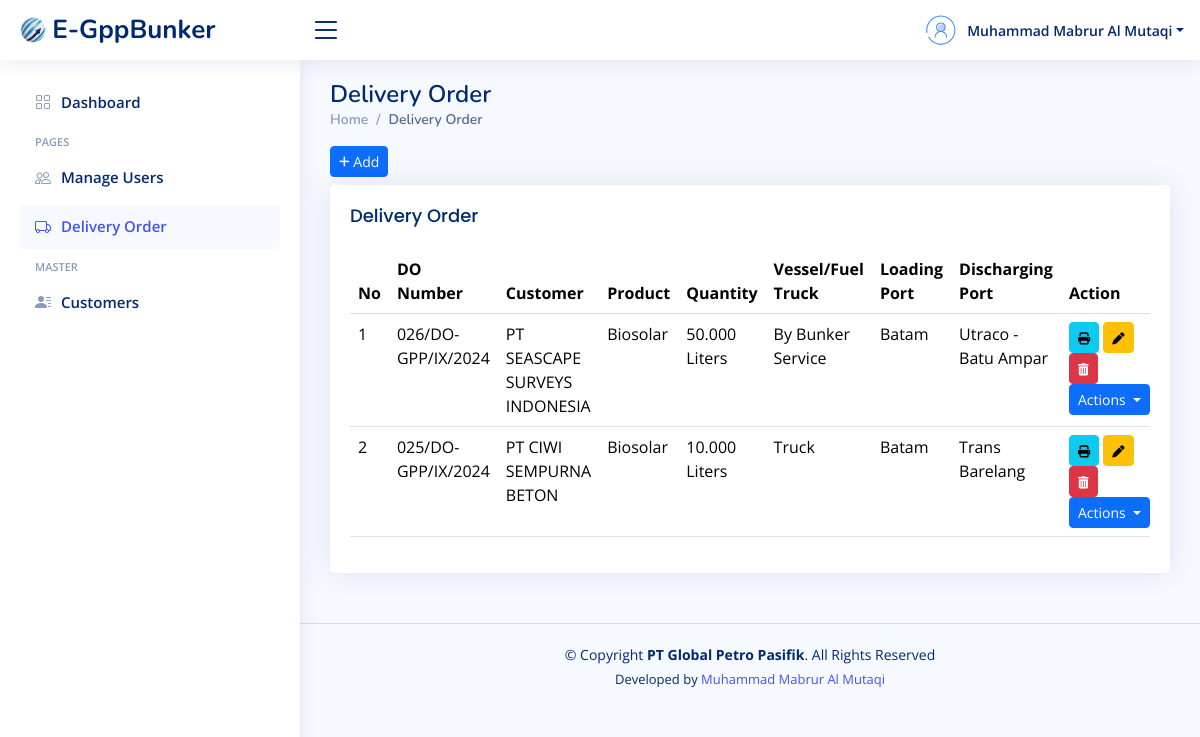
/manage-delivery-order.php (signed in), run on an earlier commit of the app's database.
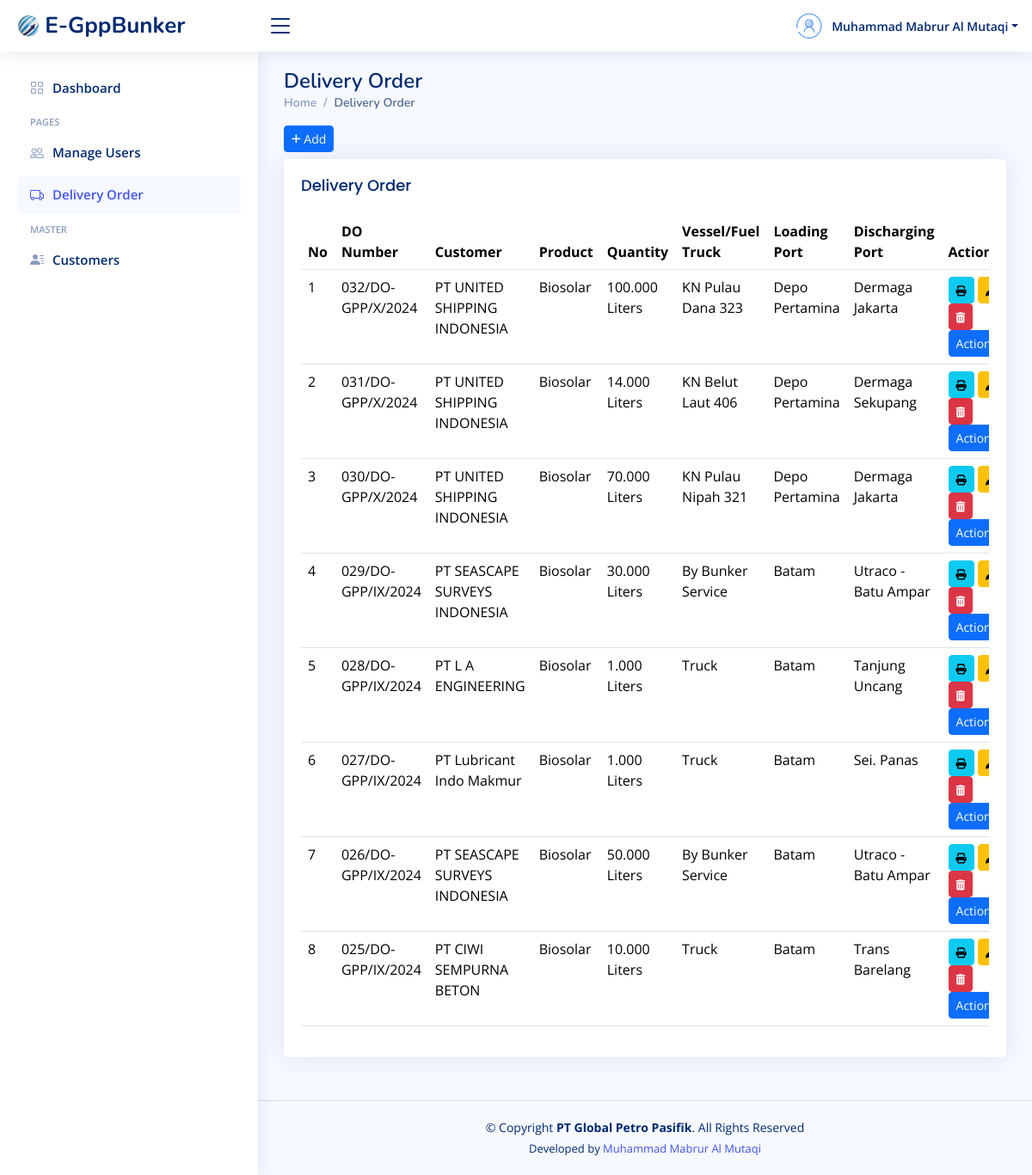
And on a later commit of the database.
### tables this page shows
CREATE TABLE `delivery_order` (
  `id_do` int(10) NOT NULL,
  `po_number` varchar(50) DEFAULT NULL,
  `do_number` varchar(50) NOT NULL,
  `do_date` date DEFAULT NULL,
  `customer_id` int(10) NOT NULL,
  `product` varchar(60) NOT NULL,
  `armada` varchar(60) NOT NULL,
  `quantity` bigint(15) NOT NULL,
  `driver` varchar(50) DEFAULT NULL,
  `departure_time` varchar(30) DEFAULT NULL,
  `arrival_time` varchar(30) DEFAULT NULL,
  `loading_port` varchar(50) NOT NULL,
  `discharging_port` varchar(50) NOT NULL,
  `commence_pump` varchar(30) DEFAULT NULL,
  `finished_pump` varchar(30) DEFAULT NULL,
  `seal_number1` varchar(30) DEFAULT NULL,
  `seal_number2` varchar(30) DEFAULT NULL
);

CREATE TABLE `customer` (
  `id_customer` int(10) NOT NULL,
  `customer_name` varchar(60) NOT NULL,
  `address` text NOT NULL
);

### manage-delivery-order.php (the view, shortened to what this page needs)
<?php
include "koneksi.php";
$nama = $_SESSION["nama"];
?>
<!DOCTYPE html>
<html lang="en">
<?php
include "layouts/head-css.php";
?>
<body>
  <?php
  include "layouts/header.php";
  ?>
  <?php
  include "layouts/sidebar.php";
  ?>
  <main id="main" class="main">
    <div class="pagetitle">
      <h1>Delivery Order</h1>
      <nav>
        <ol class="breadcrumb">
          <li class="breadcrumb-item"><a href="index.php">Home</a></li>
          <li class="breadcrumb-item active">Delivery Order</li>
        </ol>
      </nav>
    </div>
    <a href="tambah-delivery.php" class="btn btn-primary btn-sm mb-2"><i class="fa fa-plus fa-sm"></i> Add</a>
    <section class="section">
      <div class="row">
        <div class="col-lg-12">
          <div class="card">
            <div class="card-body">
              <h5 class="card-title">Delivery Order</h5>
              <div class="table-responsive">
                <table class="table datatable table table-hover">
                  <thead>
                    <tr>
                      <th>No</th>
                      <th>DO Number</th>
                      <th>Customer</th>
                      <th>Product</th>
                      <th>Quantity</th>
                      <th>Vessel/Fuel Truck</th>
                      <th>Loading Port</th>
                      <th>Discharging Port</th>
                      <th>Action</th>
                    </tr>
                  </thead>
                  <tbody>
                    <?php
                    $no = 1;
                    $query = "SELECT * FROM delivery_order JOIN customer ON customer.id_customer=delivery_order.customer_id LEFT JOIN bdr ON bdr.do_id=delivery_order.id_do LEFT JOIN bunker_checklist ON bunker_checklist.do_id=delivery_order.id_do ORDER BY id_do DESC";
                    $tampil = mysqli_query($koneksi, $query);
                    if (mysqli_num_rows($tampil) > 0) {
                      while ($data = mysqli_fetch_assoc($tampil)) {
                    ?>
                        <tr>
                          <td><?= $no++ ?></td>
                          <td><?= $data['do_number'] ?></td>
                          <td><?= $data['customer_name'] ?></td>
                          <td><?= $data['product'] ?></td>
                          <td><?= number_format($data['quantity'], 0, ',', '.') ?> Liters</td>
                          <td><?= $data['armada'] ?></td>
                          <td><?= $data['loading_port'] ?></td>
                          <td><?= $data['discharging_port'] ?></td>
                          <td>
                            <a href="#" class="btn btn-info btn-sm" onclick="printContent(<?= $data['id_do'] ?>);"><i class="fa fa-print fa-sm"></i> </a>
                            <a href="edit-delivery.php?id_do=<?= $data['id_do'] ?>" class="btn btn-warning btn-sm"><i class="fa fa-pen fa-sm"></i> </a>
                            <a href="#" class="btn btn-danger btn-sm" onclick="return confirmRemove(<?= $data['id_do'] ?>);"><i class="fa fa-trash fa-sm"></i> </a>
                            <div class="btn-group">
                              <button type="button" class="btn btn-primary btn-sm dropdown-toggle" data-bs-toggle="dropdown" aria-expanded="false">
                                Actions
                              </button>
                            </div>
                          </td>
                        </tr>
                      <?php
                      }
                    } else {
                      ?>
                      <tr>
                        <td colspan="5" class="text-center">Tidak ada data</td>
                      </tr>
                    <?php } ?>
                  </tbody>
                </table>
              </div>
            </div>
          </div>
        </div>
      </div>
    </section>
  </main>
  <?php
  include "layouts/footer.php";
  ?>
</body>
</html>

### layouts/head-css.php (shortened to what this page needs)
<head>
  <link href="assets/vendor/bootstrap/css/bootstrap.min.css" rel="stylesheet">
  <link href="assets/vendor/bootstrap-icons/bootstrap-icons.css" rel="stylesheet">
  <link href="assets/vendor/boxicons/css/boxicons.min.css" rel="stylesheet">
  <link href="assets/vendor/quill/quill.snow.css" rel="stylesheet">
  <link href="assets/vendor/quill/quill.bubble.css" rel="stylesheet">
  <link href="assets/vendor/remixicon/remixicon.css" rel="stylesheet">
  <link href="assets/vendor/simple-datatables/style.css" rel="stylesheet">
  <link href="assets/css/style.css" rel="stylesheet">
  <link rel="stylesheet" href="node_modules/@fortawesome/fontawesome-free/css/all.min.css">
</head>

### layouts/header.php (shortened to what this page needs)
<header id="header" class="header fixed-top d-flex align-items-center">
<div class="d-flex align-items-center justify-content-between">
  <a href="index.php" class="logo d-flex align-items-center">
    <img src="assets/img/logo-gpp-2.png" alt="">
    <span class=" d-lg-block">E-GppBunker</span>
  </a>
  <i class="bi bi-list toggle-sidebar-btn"></i>
</div>
<nav class="header-nav ms-auto">
  <ul class="d-flex align-items-center">
    <li class="nav-item dropdown pe-3">
      <a class="nav-link nav-profile d-flex align-items-center pe-0" href="#" data-bs-toggle="dropdown">
        <img src="assets/img/user-286.png" alt="Profile" class="rounded-circle">
        <span class="d-none d-md-block dropdown-toggle ps-2"><?= $nama?></span>
      </a>
    </li>
  </ul>
</nav>
</header>

### layouts/sidebar.php
<aside id="sidebar" class="sidebar">
<ul class="sidebar-nav" id="sidebar-nav">
  <li class="nav-item">
    <a class="nav-link <?= basename($_SERVER['PHP_SELF']) == 'index.php' || basename($_SERVER['PHP_SELF']) == 'my-profile.php' || basename($_SERVER['PHP_SELF']) == 'change-profile.php' || basename($_SERVER['PHP_SELF']) == 'change-password.php' ? '' : 'collapsed'?>" href="index.php">
      <i class="bi bi-grid"></i>
      <span>Dashboard</span>
    </a>
  </li>
  <li class="nav-heading">Pages</li>
  <?php if (isset($_SESSION['is_admin']) && $_SESSION['is_admin'] == true): ?>
    <li class="nav-item ">
      <a class="nav-link <?= basename($_SERVER['PHP_SELF']) == 'manage-users.php' || basename($_SERVER['PHP_SELF']) == 'tambah-user.php' || basename($_SERVER['PHP_SELF']) == 'reset-password.php' ? '' : 'collapsed'?>" href="manage-users.php">
        <i class="bi bi-people"></i>
        <span>Manage Users</span>
      </a>
    </li>
  <?php endif; ?>
  <li class="nav-item">
    <a class="nav-link <?= basename($_SERVER['PHP_SELF']) == 'manage-delivery-order.php' || basename($_SERVER['PHP_SELF']) == 'tambah-delivery.php' || basename($_SERVER['PHP_SELF']) == 'edit-delivery.php' || basename($_SERVER['PHP_SELF']) == 'view-bdr.php' || basename($_SERVER['PHP_SELF']) == 'tambah-bdr.php' || basename($_SERVER['PHP_SELF']) == 'edit-bdr.php' || basename($_SERVER['PHP_SELF']) == 'tambah-checklist.php' || basename($_SERVER['PHP_SELF']) == 'edit-checklist.php' || basename($_SERVER['PHP_SELF']) == 'view-checklist.php' ? '' : 'collapsed'?>" href="manage-delivery-order.php">
      <i class="bi bi-truck"></i>
      <span>Delivery Order</span>
    </a>
  </li>
  <li class="nav-heading">Master</li>
  <li class="nav-item">
    <a class="nav-link <?= basename($_SERVER['PHP_SELF']) == 'manage-customers.php' || basename($_SERVER['PHP_SELF']) == 'tambah-customer.php' || basename($_SERVER['PHP_SELF']) == 'edit-customer.php' ? '' : 'collapsed'?>" href="manage-customers.php">
      <i class="bi bi-person-lines-fill"></i>
      <span>Customers</span>
    </a>
  </li>
</ul>
</aside>

### layouts/footer.php
<footer id="footer" class="footer">
    <div class="copyright">
        &copy; Copyright <strong><span>PT Global Petro Pasifik</span></strong>. All Rights Reserved
    </div>
    <div class="credits">
        Developed by <a href="https://www.instagram.com/mabruralmutaqi/" target="_blank">Muhammad Mabrur Al Mutaqi</a>
    </div>
</footer>

### assets/css/style.css (style rules this page uses)
:root { scroll-behavior: smooth; }
body { font-family: "Open Sans", sans-serif; background: #f6f9ff; color: #444444; }
a { color: #4154f1; text-decoration: none; }
h1, h2, h3, h4, h5, h6 { font-family: "Nunito", sans-serif; }
#main { margin-top: 60px; padding: 20px 30px; transition: all 0.3s; }
.pagetitle { margin-bottom: 10px; }
.pagetitle h1 { font-size: 24px; margin-bottom: 0; font-weight: 600; color: #012970; }
.card { margin-bottom: 30px; border: none; border-radius: 5px; box-shadow: 0px 0 30px rgba(1, 41, 112, 0.1); }
.card-title { padding: 20px 0 15px 0; font-size: 18px; font-weight: 500; color: #012970; font-family: "Poppins", sans-serif; }
.card-body { padding: 0 20px 20px 20px; }
.breadcrumb { font-size: 14px; font-family: "Nunito", sans-serif; color: #899bbd; font-weight: 600; }
.breadcrumb a { color: #899bbd; transition: 0.3s; }
.breadcrumb .breadcrumb-item::before { color: #899bbd; }
.breadcrumb .active { color: #51678f; font-weight: 600; }
.logo { line-height: 1; }
@media (min-width: 1200px) { .logo { width: 280px; } }
.logo img { max-height: 26px; margin-right: 6px; }
.logo span { font-size: 26px; font-weight: 700; color: #012970; font-family: "Nunito", sans-serif; }
.header { transition: all 0.5s; z-index: 997; height: 60px; box-shadow: 0px 2px 20px rgba(1, 41, 112, 0.1); background-color: #fff; padding-left: 20px; }
.header .toggle-sidebar-btn { font-size: 32px; padding-left: 10px; cursor: pointer; color: #012970; }
.header-nav ul { list-style: none; }
.header-nav>ul { margin: 0; padding: 0; }
.header-nav .nav-profile { color: #012970; }
.header-nav .nav-profile img { max-height: 36px; }
.header-nav .nav-profile span { font-size: 14px; font-weight: 600; }
.sidebar { position: fixed; top: 60px; left: 0; bottom: 0; width: 300px; z-index: 996; transition: all 0.3s; padding: 20px; overflow-y: auto; scrollbar-width: thin; scrollbar-color: #aab7cf transparent; box-shadow: 0px 0px 20px rgba(1, 41, 112, 0.1); background-color: #fff; }
@media (min-width: 1200px) { #main, #footer { margin-left: 300px; } }
.sidebar-nav { padding: 0; margin: 0; list-style: none; }
.sidebar-nav li { padding: 0; margin: 0; list-style: none; }
.sidebar-nav .nav-item { margin-bottom: 5px; }
.sidebar-nav .nav-heading { font-size: 11px; text-transform: uppercase; color: #899bbd; font-weight: 600; margin: 10px 0 5px 15px; }
.sidebar-nav .nav-link { display: flex; align-items: center; font-size: 15px; font-weight: 600; color: #4154f1; transition: 0.3; background: #f6f9ff; padding: 10px 15px; border-radius: 4px; }
.sidebar-nav .nav-link i { font-size: 16px; margin-right: 10px; color: #4154f1; }
.sidebar-nav .nav-link.collapsed { color: #012970; background: #fff; }
.sidebar-nav .nav-link.collapsed i { color: #899bbd; }
.footer { padding: 20px 0; font-size: 14px; transition: all 0.3s; border-top: 1px solid #cddfff; }
.footer .copyright { text-align: center; color: #012970; }
.footer .credits { padding-top: 5px; text-align: center; font-size: 13px; color: #012970; }

What changed in the data, as far as the page shows it:
added delivery_order: do_number "032/DO-GPP/X/2024", customer.customer_name "PT UNITED SHIPPING INDONESIA", product "Biosolar", quantity "100.000", armada "KN Pulau Dana 323", loading_port "Depo Pertamina", discharging_port "Dermaga Jakarta"
added delivery_order: do_number "031/DO-GPP/X/2024", customer.customer_name "PT UNITED SHIPPING INDONESIA", product "Biosolar", quantity "14.000", armada "KN Belut Laut 406", loading_port "Depo Pertamina", discharging_port "Dermaga Sekupang"
added delivery_order: do_number "030/DO-GPP/X/2024", customer.customer_name "PT UNITED SHIPPING INDONESIA", product "Biosolar", quantity "70.000", armada "KN Pulau Nipah 321", loading_port "Depo Pertamina", discharging_port "Dermaga Jakarta"
added delivery_order: do_number "029/DO-GPP/IX/2024", customer.customer_name "PT SEASCAPE SURVEYS INDONESIA", product "Biosolar", quantity "30.000", armada "By Bunker Service", loading_port "Batam", discharging_port "Utraco - Batu Ampar"
added delivery_order: do_number "028/DO-GPP/IX/2024", customer.customer_name "PT L A ENGINEERING", product "Biosolar", quantity "1.000", armada "Truck", loading_port "Batam", discharging_port "Tanjung Uncang"
added delivery_order: do_number "027/DO-GPP/IX/2024", customer.customer_name "PT Lubricant Indo Makmur", product "Biosolar", quantity "1.000", armada "Truck", loading_port "Batam", discharging_port "Sei. Panas"
